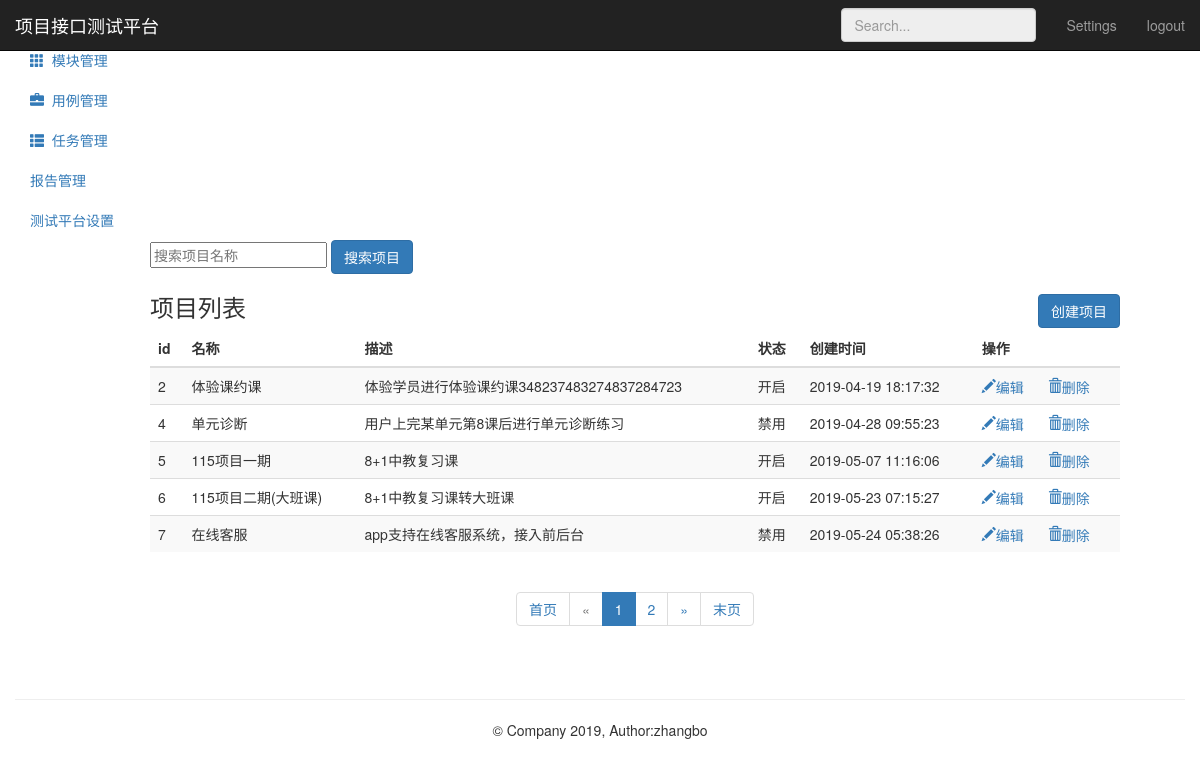
Page /project/ (signed in) on the earlier database version.
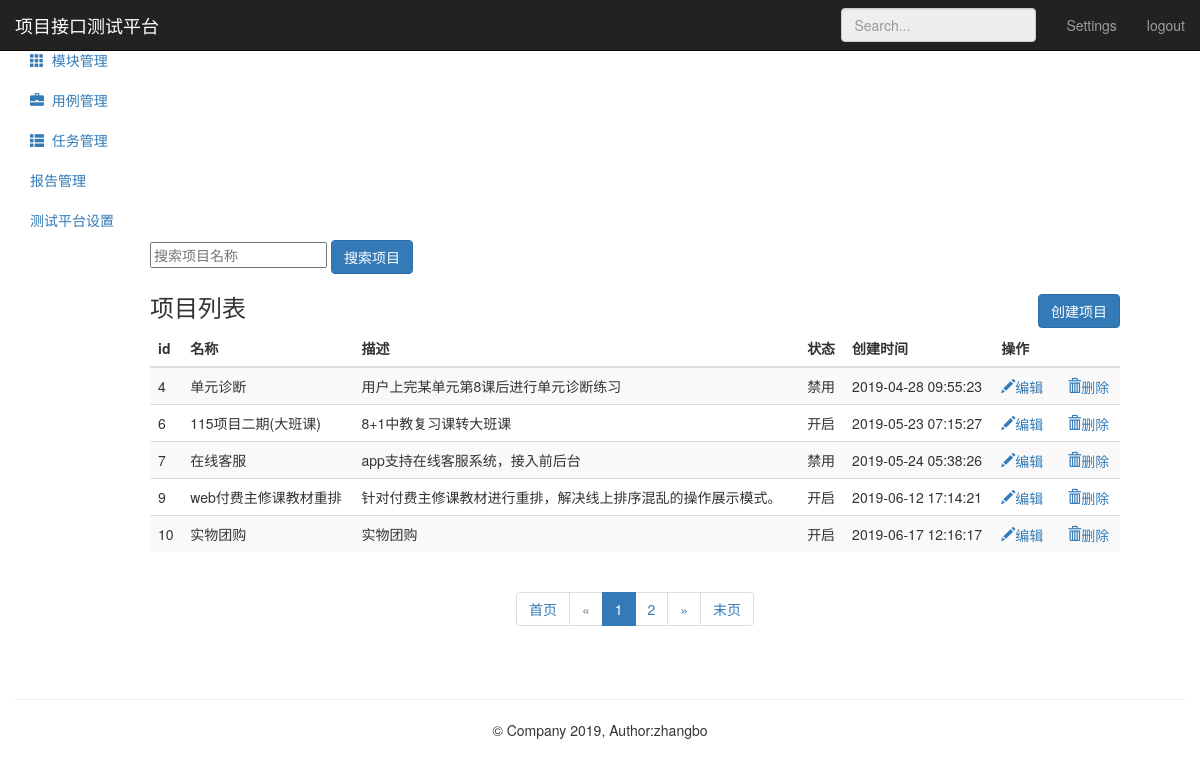
Same page on the later database version.
### project_app/models.py (models this page shows, shortened)
class Project(models.Model):
      name = models.CharField("名称",max_length=50,null=False)
      describe = models.TextField("描述",default="",max_length=50)
      status = models.BooleanField("状态",default=1)
      update_time = models.DateTimeField(auto_now=True)
      create_time = models.DateTimeField(auto_now_add=True)

### project_app/views.py (the view)
# urls.py: path('',views.project_manage),
@login_required
def project_manage(request):
    project_all = Project.objects.all()
    paginator = Paginator(project_all,5)
    paginator_num_pages = paginator.num_pages
    print ("共分：",str(paginator_num_pages)+"页")
    paginator_num_pages_array_ = paginator.page_range
    print ("数组形式表示：",paginator_num_pages_array_)
    page1 = paginator.page(1)
    print ("第一页：",page1)
    page_num = page1.number
    print ("第一页：",page_num)
    page = request.GET.get('page','')
    print ("urlpage传参：",page)
    try:
        contacts = paginator.page(page)
        print ("contacts---------->1",contacts)
    except PageNotAnInteger:
        contacts = paginator.page(1)
        print ("contacts---------->2",contacts)
    except EmptyPage:
        contacts = paginator.page(paginator.num_pages)
        print ("contacts---------->3",contacts)
    print ("第二页索引：",contacts.number)
    print ("第几页：",contacts)
    return render(request,"project.html",{"projects":contacts,
                                          "type":"list",
                                          "page":page,
                                          "page_num":page_num,
                                          "paginator_num_pages":paginator_num_pages,
                                          "paginator_num_pages_array_":paginator_num_pages_array_})

### templates/project.html (shortened to what the changed rows need)
{% extends "base.html" %}
{% block base %}
     <div class="container-fluid">
        <div class="row">
            <div style="margin-left: 135px;" class="col-sm-9 col-sm-offset-3 col-md-10 col-md-offset-2 main">
                {% if type == "list" %}
                <div class="table-responsive">
                    <table class="table table-striped">
                        <thead>
                            <tr style="text-align: center">
                                <th>id</th>
                                <th>名称</th>
                                <th>描述</th>
                                <th>状态</th>
                                <th>创建时间</th>
                                <th>操作</th>
                            </tr>
                        </thead>
                        <tbody>
                            {% for project in projects %}
                            <tr>
                                  <td>{{ project.id}}</td>
                                  <td>{{ project.name}}</td>
                                  <td>{{ project.describe}}</td>
                                  <td>
                                      {% if project.status == True %}
                                          <span>开启</span>
                                      {% elif project.status == False %}
                                          <span>禁用</span>
                                      {% endif %}
                                  </td>
                                  <td>{{ project.create_time | date:"Y-m-d H:i:s" }}</td>
                                  <td>
                                      <a href="/project/edit_project/{{ project.id }}/">
                                          <i class="glyphicon glyphicon-pencil">编辑</i>
                                      </a>
                                      <a href="/project/delete_project/{{ project.id }}/" style="margin-left:20px;"
                                              onclick="return project_del()">
                                          <i class="glyphicon glyphicon-trash">删除</i>
                                      </a>
                                  </td>
                            </tr>
                            {% endfor %}
                        </tbody>
                    </table>
                </div>
                {% endif %}
                {% if type == "list" %}
                    <div style="text-align: center;">
                       <nav aria-label="Page navigation">
                          <ul class="pagination">
                              {% if projects %}
                                  {% for p1 in paginator_num_pages_array_ %}
                                      {% if projects.has_previous %}
                                          {% if search_name %}
                                              {% if p1 == projects.number %}
                                                  <li class="active">
                                                      <a href="?search_name={{ search_name }}&page={{ p1 }}">
                                                          {{ p1 }}
                                                      </a>
                                                  </li>
                                              {% else %}
                                                  <li>
                                                      <a href="?search_name={{ search_name }}&page={{ p1 }}">
                                                          {{ p1 }}
                                                      </a>
                                                  </li>
                                              {% endif %}
                                          {% else %}
                                              {% if p1 == projects.number %}
                                                  <li class="active">
                                                      <a href="?page={{ p1 }}">
                                                          {{ p1 }}
                                                      </a>
                                                  </li>
                                              {% else %}
                                                  <li>
                                                      <a href="?page={{ p1 }}">
                                                          {{ p1 }}
                                                      </a>
                                                  </li>
                                              {% endif %}
                                          {% endif %}
                                      {% else %}
                                          {% if search_name %}
                                              {% if p1 == projects.number %}
                                                  <li class="active">
                                                      <a href="?search_name={{ search_name }}&page={{ p1 }}">
                                                          {{ p1 }}
                                                      </a>
                                                  </li>
                                              {% else %}
                                                  <li>
                                                      <a href="?search_name={{ search_name }}&page={{ p1 }}">
                                                          {{ p1 }}
                                                      </a>
                                                  </li>
                                              {% endif %}
                                          {% else %}
                                              {% if p1 == projects.number %}
                                                  <li class="active">
                                                      <a href="?page={{ p1 }}">
                                                          {{ p1 }}
                                                      </a>
                                                  </li>
                                              {% else %}
                                                  <li>
                                                      <a href="?page={{ p1 }}">
                                                          {{ p1 }}
                                                      </a>
                                                  </li>
                                              {% endif %}
                                          {% endif %}
                                      {% endif %}
                                  {% endfor %}
                              {% endif %}
                          </ul>
                       </nav>
                    </div>
                {% endif %}
            </div>
        </div>
     </div>
{% endblock %}

Differences in the rows shown:
removed Project: id "2", name "体验课约课", describe "体验学员进行体验课约课348237483274837284723", status "开启", create_time "2019-04-19 18:17:32"
removed Project: id "5", name "115项目一期", describe "8+1中教复习课", status "开启", create_time "2019-05-07 11:16:06"
now on this page (row edited): Project: id "9", name "web付费主修课教材重排", describe "针对付费主修课教材进行重排，解决线上排序混乱的操作展示模式。", status "开启", create_time "2019-06-12 17:14:21"
now on this page (row unchanged): Project: id "10", name "实物团购", describe "实物团购", status "开启", create_time "2019-06-17 12:16:17"
